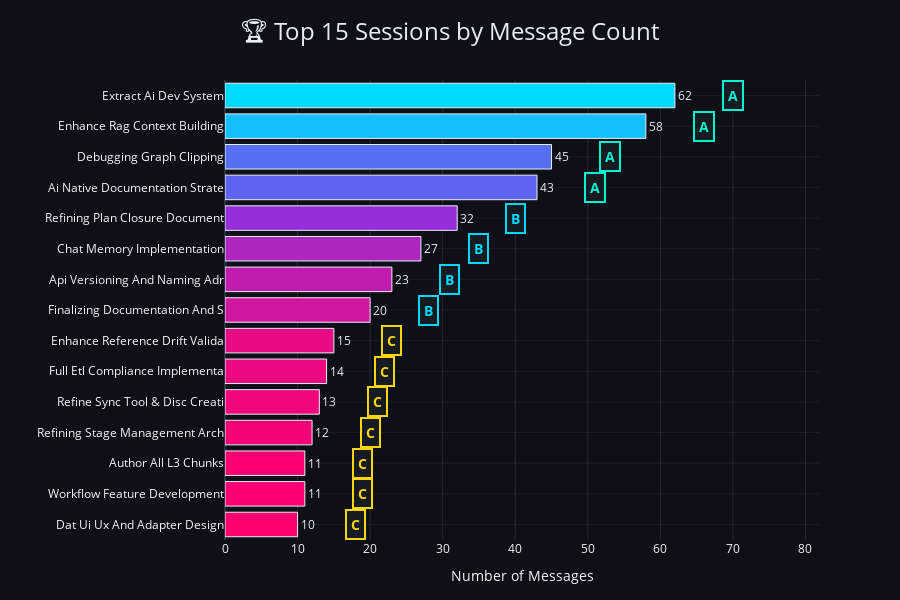

The notebook cell saved with this chart:
### Markdown cell above
---

## 📊 Session Rankings

### Code cell
# === HORIZONTAL BAR RACE: Top Sessions with Animation ===

top_15 = sessions_df.head(15).copy()
top_15['title_short'] = top_15['title'].str[:30]

fig_bars = go.Figure()

# Add bars with gradient effect
fig_bars.add_trace(go.Bar(
    y=top_15['title_short'][::-1],
    x=top_15['message_count'][::-1],
    orientation='h',
    marker=dict(
        color=top_15['message_count'][::-1],
        colorscale=[
            [0, COLORS['secondary']],
            [0.5, COLORS['accent']],
            [1, COLORS['primary']]
        ],
        line=dict(color=COLORS['text'], width=1)
    ),
    text=top_15['message_count'][::-1],
    textposition='outside',
    textfont=dict(color=COLORS['text'], size=12),
    hovertemplate='<b>%{y}</b><br>Messages: %{x}<extra></extra>'
))

# Add grade badges
for i, (_, row) in enumerate(top_15[::-1].iterrows()):
    fig_bars.add_annotation(
        x=row['message_count'] + 8,
        y=i,
        text=f"<b>{row['grade']}</b>",
        showarrow=False,
        font=dict(size=14, color=row['grade_color']),
        bgcolor=COLORS['surface'],
        bordercolor=row['grade_color'],
        borderwidth=2,
        borderpad=4
    )

fig_bars.update_layout(
    title={
        'text': '🏆 Top 15 Sessions by Message Count',
        'font': {'size': 24, 'color': COLORS['text']},
        'x': 0.5
    },
    xaxis=dict(
        title='Number of Messages',
        gridcolor='rgba(255,255,255,0.1)',
        showgrid=True,
        range=[0, max(top_15['message_count']) + 20]
    ),
    yaxis=dict(
        title='',
        gridcolor='rgba(255,255,255,0.05)',
    ),
    paper_bgcolor=COLORS['background'],
    plot_bgcolor=COLORS['background'],
    height=600,
    margin=dict(l=200, r=80, t=80, b=60),
    showlegend=False
)

fig_bars.show()

### Figure 1 — Plotly figure (JSON) as saved in the notebook; plotly's stock layout.template omitted (floating-point values rounded to 4 significant figures)
{"data": [{"hovertemplate": "<b>%{y}</b><br>Messages: %{x}<extra></extra>", "marker": {"color": [10, 11, 11, 12, 13, 14, 15, 20, 23, 27, 32, 43, 45, 58, 62], "colorscale": [[0, "#FF006E"], [0.5, "#8338EC"], [1, "#00D9FF"]], "line": {"color": "#E6EDF3", "width": 1}}, "orientation": "h", "text": [10.0, 11.0, 11.0, 12.0, 13.0, 14.0, 15.0, 20.0, 23.0, 27.0, 32.0, 43.0, 45.0, 58.0, 62.0], "textfont": {"color": "#E6EDF3", "size": 12}, "textposition": "outside", "type": "bar", "x": [10, 11, 11, 12, 13, 14, 15, 20, 23, 27, 32, 43, 45, 58, 62], "y": ["Dat Ui Ux And Adapter Design", "Workflow Feature Development", "Author All L3 Chunks", "Refining Stage Management Arch", "Refine Sync Tool & Disc Creati", "Full Etl Compliance Implementa", "Enhance Reference Drift Valida", "Finalizing Documentation And S", "Api Versioning And Naming Adr", "Chat Memory Implementation", "Refining Plan Closure Document", "Ai Native Documentation Strate", "Debugging Graph Clipping", "Enhance Rag Context Building", "Extract Ai Dev System"]}], "layout": {"annotations": [{"bgcolor": "#161B22", "bordercolor": "#FFD60A", "borderpad": 4, "borderwidth": 2, "font": {"color": "#FFD60A", "size": 14}, "showarrow": false, "text": "<b>C</b>", "x": 18, "y": 0}, {"bgcolor": "#161B22", "bordercolor": "#FFD60A", "borderpad": 4, "borderwidth": 2, "font": {"color": "#FFD60A", "size": 14}, "showarrow": false, "text": "<b>C</b>", "x": 19, "y": 1}, {"bgcolor": "#161B22", "bordercolor": "#FFD60A", "borderpad": 4, "borderwidth": 2, "font": {"color": "#FFD60A", "size": 14}, "showarrow": false, "text": "<b>C</b>", "x": 19, "y": 2}, {"bgcolor": "#161B22", "bordercolor": "#FFD60A", "borderpad": 4, "borderwidth": 2, "font": {"color": "#FFD60A", "size": 14}, "showarrow": false, "text": "<b>C</b>", "x": 20, "y": 3}, {"bgcolor": "#161B22", "bordercolor": "#FFD60A", "borderpad": 4, "borderwidth": 2, "font": {"color": "#FFD60A", "size": 14}, "showarrow": false, "text": "<b>C</b>", "x": 21, "y": 4}, {"bgcolor": "#161B22", "bordercolor": "#FFD60A", "borderpad": 4, "borderwidth": 2, "font": {"color": "#FFD60A", "size": 14}, "showarrow": false, "text": "<b>C</b>", "x": 22, "y": 5}, {"bgcolor": "#161B22", "bordercolor": "#FFD60A", "borderpad": 4, "borderwidth": 2, "font": {"color": "#FFD60A", "size": 14}, "showarrow": false, "text": "<b>C</b>", "x": 23, "y": 6}, {"bgcolor": "#161B22", "bordercolor": "#00D9FF", "borderpad": 4, "borderwidth": 2, "font": {"color": "#00D9FF", "size": 14}, "showarrow": false, "text": "<b>B</b>", "x": 28, "y": 7}, {"bgcolor": "#161B22", "bordercolor": "#00D9FF", "borderpad": 4, "borderwidth": 2, "font": {"color": "#00D9FF", "size": 14}, "showarrow": false, "text": "<b>B</b>", "x": 31, "y": 8}, {"bgcolor": "#161B22", "bordercolor": "#00D9FF", "borderpad": 4, "borderwidth": 2, "font": {"color": "#00D9FF", "size": 14}, "showarrow": false, "text": "<b>B</b>", "x": 35, "y": 9}, {"bgcolor": "#161B22", "bordercolor": "#00D9FF", "borderpad": 4, "borderwidth": 2, "font": {"color": "#00D9FF", "size": 14}, "showarrow": false, "text": "<b>B</b>", "x": 40, "y": 10}, {"bgcolor": "#161B22", "bordercolor": "#00F5D4", "borderpad": 4, "borderwidth": 2, "font": {"color": "#00F5D4", "size": 14}, "showarrow": false, "text": "<b>A</b>", "x": 51, "y": 11}, {"bgcolor": "#161B22", "bordercolor": "#00F5D4", "borderpad": 4, "borderwidth": 2, "font": {"color": "#00F5D4", "size": 14}, "showarrow": false, "text": "<b>A</b>", "x": 53, "y": 12}, {"bgcolor": "#161B22", "bordercolor": "#00F5D4", "borderpad": 4, "borderwidth": 2, "font": {"color": "#00F5D4", "size": 14}, "showarrow": false, "text": "<b>A</b>", "x": 66, "y": 13}, {"bgcolor": "#161B22", "bordercolor": "#00F5D4", "borderpad": 4, "borderwidth": 2, "font": {"color": "#00F5D4", "size": 14}, "showarrow": false, "text": "<b>A</b>", "x": 70, "y": 14}], "height": 600, "margin": {"b": 60, "l": 200, "r": 80, "t": 80}, "paper_bgcolor": "#0D1117", "plot_bgcolor": "#0D1117", "showlegend": false, "title": {"font": {"color": "#E6EDF3", "size": 24}, "text": "🏆 Top 15 Sessions by Message Count", "x": 0.5}, "xaxis": {"gridcolor": "rgba(255,255,255,0.1)", "range": [0, 82], "showgrid": true, "title": {"text": "Number of Messages"}}, "yaxis": {"gridcolor": "rgba(255,255,255,0.05)", "title": {"text": ""}}}}
